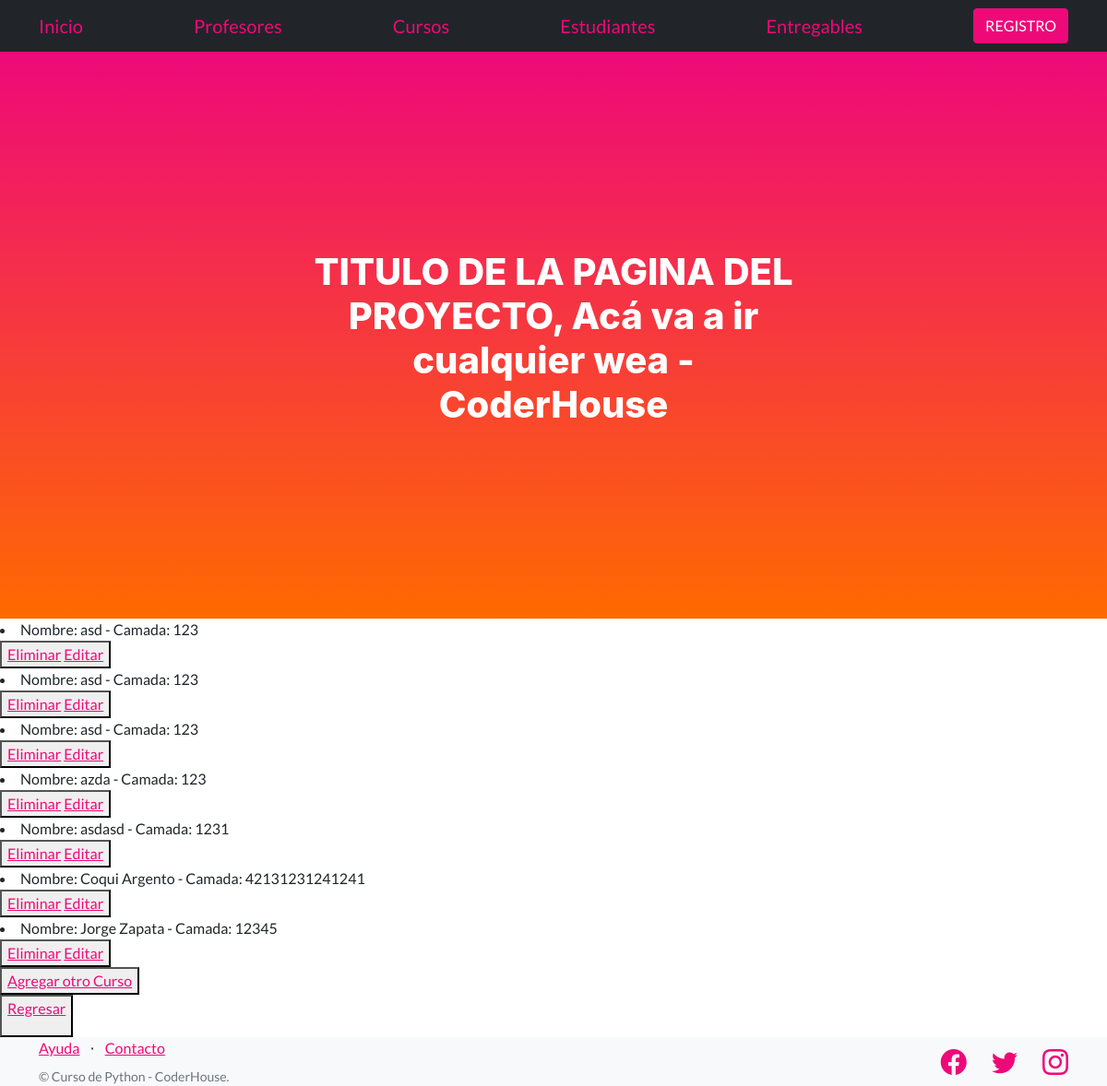
Page /mi_app/leercursos on the earlier database version.
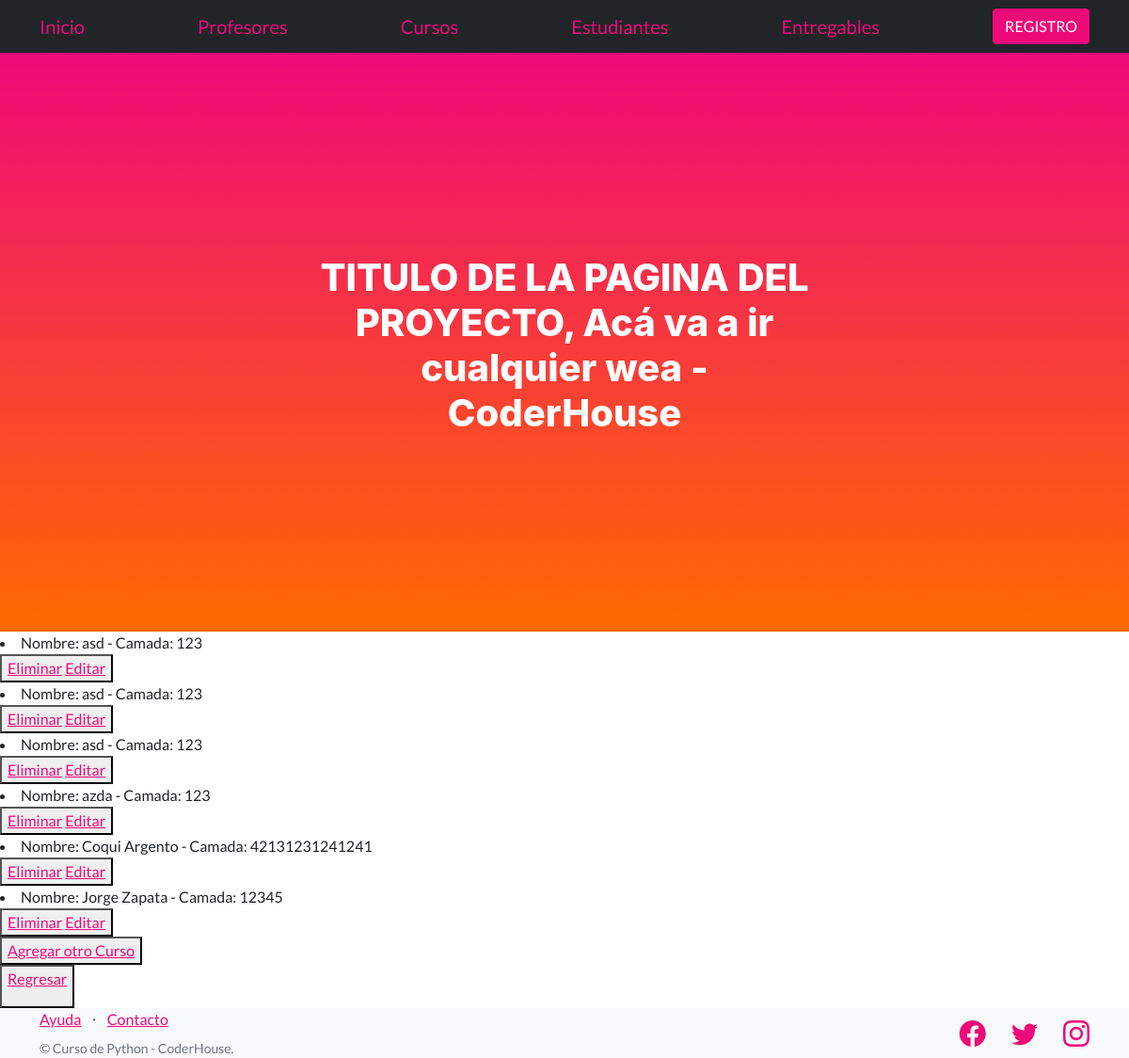
Same page on the later database version.
### mi_app/models.py (models this page shows)
class Curso(models.Model):
    nombre=models.CharField(max_length=40)
    camada = models.IntegerField()
    def __str__(self) :
        return f' Nombre: {self.nombre} - Camada: {self.camada} '

### mi_app/views.py (the view)
# urls.py: path('leercursos', leerCursos, name = "leercursos"),
def leerCursos(request):
      cursos = Curso.objects.all() #trae todos los profesores
      contexto= {"cursos":cursos}
      return render(request, "app/leercursos.html",contexto)

### mi_app/templates/app/leercursos.html
{% extends "app/padre.html" %}
{% load static %}
{% block contenidoQueCambia %}
<body>
    {% for p in cursos %}
        <li>{{p}}</li>
        <button>
            <a href="{% url 'eliminarcurso' p.nombre %}"> Eliminar</a>
            <a href="{% url 'editarcurso' p.nombre %}"> Editar</a>
        </button>
    {% endfor %}
    <br>
   <button> <a href="cursos">Agregar otro Curso</a> </button>
    <br>
    <button><p><a href=" ../mi_app">Regresar</a></button>
</body>
{% endblock %}

Differences in the rows shown:
removed Curso: nombre+camada "Nombre: asdasd - Camada: 1231"
